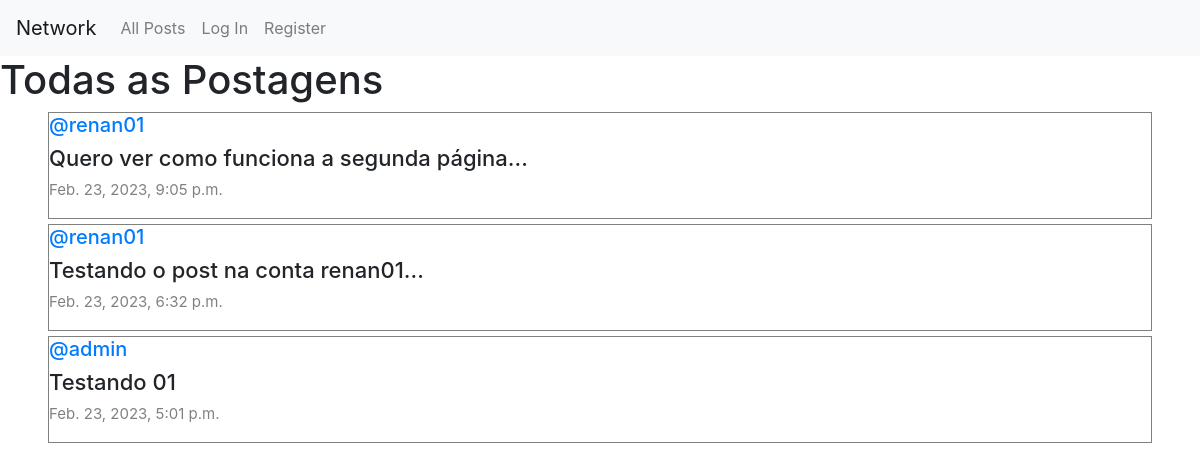
The page / on the database its author committed.
### network/models.py (models this page shows, shortened)
class Post(models.Model):
    content = models.CharField(max_length=140)
    user = models.ForeignKey(User, on_delete=models.CASCADE, related_name="author")
    date = models.DateTimeField(auto_now_add=True)

class User(AbstractUser):
    pass

### network/views.py (the view)
# urls.py: path("", views.index, name="index"),
def index(request):
    allPosts = Post.objects.all().order_by("id").reverse()
    paginator = Paginator(allPosts, 5)
    page_number = request.GET.get('page')
    posts_of_the_page = paginator.get_page(page_number)
    allLikes = Like.objects.all()
    whoYouLiked = []
    try:
        for like in allLikes:
            if like.user.id == request.user.id:
                whoYouLiked.append(like.post.id)
    except:
        whoYouLiked = []
    return render(request, "network/index.html",{
        "allPosts": allPosts,
        "posts_of_the_page": posts_of_the_page,
        "whoYouLiked": whoYouLiked
    })

### network/templates/network/index.html (shortened to what this page needs)
{% extends "network/layout.html" %}
{% block body %}
    <h1>Todas as Postagens</h1>
    <div class="all-posts">
        {% for post in posts_of_the_page %}
            <div class="row post mx-5">
                <h5 class="username"><a href ="{% url 'profile' user_id=post.user.id%}">@{{ post.user }}</a></h5>
                <h6 class="content" id="content_{{ post.id }}">{{ post.content }}</h6>
                <p class="date">{{ post.date }}</p>
          </div>
      {% endfor %}
  </div>
{% endblock %}

### network/templates/network/layout.html (shortened to what this page needs)
{% load static %}
<!DOCTYPE html>
<html lang="en">
    <head>
        <link rel="stylesheet" href="https://stackpath.bootstrapcdn.com/bootstrap/4.4.1/css/bootstrap.min.css">
        <link href="{% static 'network/styles.css' %}" rel="stylesheet">
        <link rel="stylesheet" href="https://cdnjs.cloudflare.com/ajax/libs/font-awesome/4.7.0/css/font-awesome.min.css">
    </head>
    <body>
        <nav class="navbar navbar-expand-lg navbar-light bg-light">
            <a class="navbar-brand" href="{% url 'index'%}">Network</a>
            <div>
              <ul class="navbar-nav mr-auto">
                <li class="nav-item">
                  <a class="nav-link" href="{% url 'index' %}">All Posts</a>
                </li>
                {% if user.is_authenticated %}
                    <li class="nav-item">
                        <a class="nav-link" href="{% url 'following' %}">Following</a>
                    </li>
                    <li class="nav-item">
                        <a class="nav-link" href="{% url 'logout' %}">Log Out</a>
                    </li>
                {% else %}
                    <li class="nav-item">
                        <a class="nav-link" href="{% url 'login' %}">Log In</a>
                    </li>
                    <li class="nav-item">
                        <a class="nav-link" href="{% url 'register' %}">Register</a>
                    </li>
                {% endif %}
              </ul>
            </div>
          </nav>
        <div class="body">
            {% block body %}
            {% endblock %}
        </div>
    </body>
</html>

### network/static/network/styles.css (style rules this page uses)
.post { border: 0.1px solid gray; display: flex; justify-content: center; flex-direction: column; box-sizing: border-box; margin: 5px 20px; }
.content { font-size: 22px; }
.date { color: gray; font-size: 15px; }

### rows shown on the page
Post: user "renan01", content "Quero ver como funciona a segunda página...", date "Feb. 23, 2023, 9:05 p.m."
Post: user "renan01", content "Testando o post na conta renan01...", date "Feb. 23, 2023, 6:32 p.m."
Post: user "admin", content "Testando 01", date "Feb. 23, 2023, 5:01 p.m."
